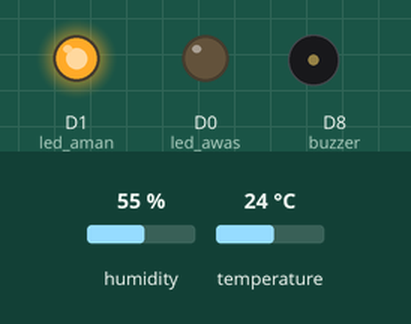
The sketch below on a simulated ESP8266 (NodeMCU). Shown: output pins drawn as LEDs (lit = HIGH), buzzer (waves = sounding, pin HIGH). Inputs (shaded band) come from the test bench; at power-on: temperature 24 °C, humidity 55 %. WiFi joins after 1.5 s; servers stay silent unless stated; uploads are accepted with an empty reply; what the sketch prints to the serial monitor is not drawn.

Above: at 4.6 s.
4.7 s: temperature set to 26.3 °C
8.1 s: temperature set to 27.8 °C
At 18.6 s:
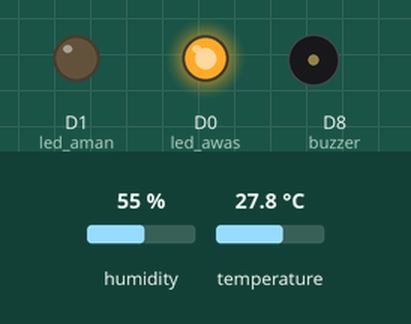
18.9 s: temperature set to 12 °C
At 19.45 s:
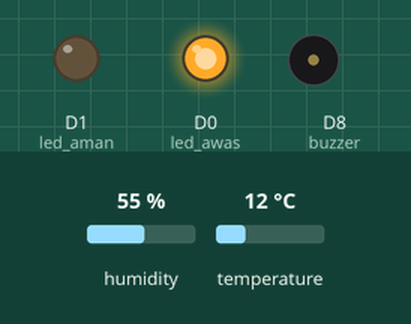
23.3 s: temperature set to 28 °C
At 27.49 s:
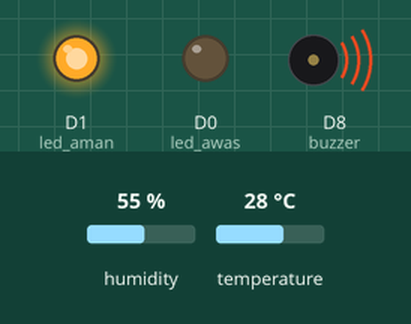
Timing chart, 0 to 30.2 s (numbered marks = the images above; inputs shaded):
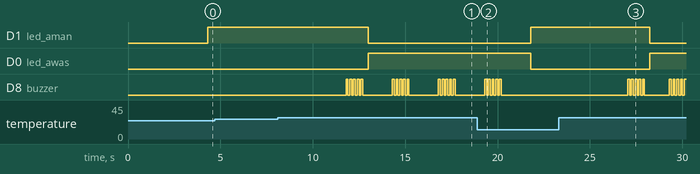

Measured:
- the behaviour switches between 27 and 27.1 °C on temperature (found by bisection; images 0 and 1)
- after the input at 4.7 s, every drawn part: stays the same
- after the input at 8.1 s, D1 (led_aman): HIGH → LOW after 4.9 s; D0 (led_awas): LOW → HIGH after 4.9 s; D8 (buzzer): LOW → HIGH after 3.7 s, then repeats every 2.5 s: 4 × (LOW 0.10 s, HIGH 0.10 s), LOW 1.6 s, HIGH 0.10 s
- after the input at 18.9 s, D1 (led_aman): LOW → HIGH after 2.9 s; D0 (led_awas): HIGH → LOW after 2.9 s; D8 (buzzer): goes on until 20.2 s, then stays LOW
- after the input at 23.3 s, D1 (led_aman): HIGH → LOW after 4.9 s; D0 (led_awas): LOW → HIGH after 4.9 s; D8 (buzzer): goes 4 × (HIGH 0.10 s, LOW 0.10 s), HIGH 0.10 s, LOW 1.4 s, 4 × (HIGH 0.10 s, LOW 0.10 s), then HIGH, starting after 3.7 s

The sketch:

SC_Arduino-Monitoring_Suhu-Notif_Telegram__Blynk_dan_Web.ino
```cpp
// Tagar notifikasi sensor suhu dengan web dan telegram
// token untuk ID Blynk
#define BLYNK_TEMPLATE_ID "TMPL6cmLpYKJr"
#define BLYNK_TEMPLATE_NAME "Monitoring Suhu Server NOC"
#define BLYNK_AUTH_TOKEN "EMOXfvUMlicJCvVLd0frx0YZEmcn94jh"
#define BLYNK_PRINT Serial
//---------------------------------------------------
#include <ESP8266WiFi.h>
#include <ESP8266HTTPClient.h>
#include <WiFiClientSecure.h>
#include <UniversalTelegramBot.h>
#include <BlynkSimpleEsp8266.h>
#include "DHT.h"
//---------------------------------------------------
#define DHTPIN D4
#define DHTTYPE DHT22  //DHT11
//---------------------------------------------------
DHT dht(DHTPIN, DHTTYPE);
BlynkTimer timer;
//---------------------------------------------------
int buzzer = D8; //kita menggunakan pin 5 untuk buzzer indikator suara alarm
int led_awas = D0; //kita menggunakan pin 5 untuk led merah indikator awas
int led_aman = D1; //kita menggunakan pin 4 untuk led hijau indikator aman
// Koneksi WIFI
char ssid[] = "UMM-ICT";     // diisi nama wifi
char password[] = "UMM.1964"; // diisi password wifi
char auth[] = BLYNK_AUTH_TOKEN;
//masukan domain http://www.example.com/sensordata.php
const char* SERVER_NAME = "http://suhu.umm.ac.id/sensordata.php";
//API harus disamakan dengan yg ada di config.php
String PROJECT_API_KEY = "hello world";

// ID Telegram untuk BOT
#define BOTtoken "6278281775:AAF-OrIWLbRZn96JZ5fklZsHJ9EogCwirrk" // diisi Token Bot (Dapat dari Telegram Botfather) //DivjarSuhu_bot
//-----------------------------------------------------
WiFiClientSecure client;
UniversalTelegramBot bot(BOTtoken, client);

//memeriksa pesan baru setiap 1 detik.
int botRequestDelay = 1000;
unsigned long lastTimeBotRan;
//-------------------------------------------------------------------
//Send an HTTP POST request every 30 seconds
unsigned long lastMillis = 0;
long interval = 5000;
//-------------------------------------------------------------------


//-------------------------------------------------------------------
void setup(){
  Serial.begin(115200);
  Blynk.begin(auth, ssid, password);
  // bisa konfigurasi spesifik server:
  //Blynk.begin(auth, ssid, pass, "blynk.cloud", 80);
  //Blynk.begin(auth, ssid, pass, IPAddress(192,168,1,100), 8080);

  dht.begin();
  pinMode(buzzer, OUTPUT); //mengatur buzzer sebagai OUTPUT
  pinMode(led_awas, OUTPUT); //mengatur led sebagai OUTPUT
  pinMode(led_aman, OUTPUT); //mengatur led sebagai OUTPUT
  timer.setInterval(2500L, sendSensor);

Serial.begin(115200);
  dht.begin();
  // Ini adalah cara paling sederhana agar ini berfungsi
  // jika Anda menyampaikan informasi sensitif, atau mengendalikan
  // sesuatu yang penting, silakan gunakan certStore atau di
  // paling sedikit klien.setFingerPrint
  client.setInsecure();

  // Atur WiFi ke mode stasiun dan putuskan sambungan dari AP sebelumnya
  // connected
  WiFi.mode(WIFI_STA);
  WiFi.disconnect();
  delay(100);

  // Mencoba terhubung ke jaringan:
  Serial.print("Connecting Wifi: ");
  Serial.println(ssid);
  WiFi.begin(ssid, password);

  while (WiFi.status() != WL_CONNECTED) {
    Serial.print(".");
    delay(500);
  }

  Serial.println("");
  Serial.println("WiFi connected");
  Serial.print("IP address: ");
  Serial.println(WiFi.localIP());

}
//-------------------------------------------------------------------
void loop() {
  Blynk.run();
  timer.run();
  int t = dht.readTemperature();
  int h = dht.readHumidity();
  if (millis() > lastTimeBotRan + botRequestDelay)  {
    int numNewMessages = bot.getUpdates(bot.last_message_received + 1);

    while(numNewMessages) {
      Serial.println("got response");
      handleNewMessages(numNewMessages);
      numNewMessages = bot.getUpdates(bot.last_message_received + 1);
    }

    if(WiFi.status()== WL_CONNECTED){
    if(millis() - lastMillis > interval) {
       //Send an HTTP POST request every interval seconds
       upload_temperature();

    lastTimeBotRan = millis();
    }
  }
}
}
//--------------------------------------
void upload_temperature()
{
  //--------------------------------------------------------------------------------
  //Sensor readings may also be up to 2 seconds 'old' (its a very slow sensor)
  //Read temperature as Celsius (the default)
  float t = dht.readTemperature();

  float h = dht.readHumidity();

  if (isnan(h) || isnan(t)) {
    Serial.println(F("Failed to read from DHT sensor!"));
    return;
  }

  //Compute heat index in Celsius (isFahreheit = false)
  float hic = dht.computeHeatIndex(t, h, false);
  //--------------------------------------------------------------------------------
  //°C
  String humidity = String(h, 2);
  String temperature = String(t, 2);
  String heat_index = String(hic, 2);

  Serial.println("Temperature: "+temperature);
  Serial.println("Humidity: "+humidity);
  //Serial.println(heat_index);
  Serial.println("--------------------------");
  //--------------------------------------------------------------------------------
  //HTTP POST request data
  String temperature_data;
  temperature_data = "api_key="+PROJECT_API_KEY;
  temperature_data += "&temperature="+temperature;
  temperature_data += "&humidity="+humidity;

  Serial.print("temperature_data: ");
  Serial.println(temperature_data);
  //--------------------------------------------------------------------------------

  WiFiClient client;
  HTTPClient http;

  http.begin(client, SERVER_NAME);
  // Specify content-type header
  http.addHeader("Content-Type", "application/x-www-form-urlencoded");
  // Send HTTP POST request
  int httpResponseCode = http.POST(temperature_data);
  //--------------------------------------------------------------------------------
  // If you need an HTTP request with a content type:
  //application/json, use the following:
  //http.addHeader("Content-Type", "application/json");
  //temperature_data = "{\"api_key\":\""+PROJECT_API_KEY+"\",";
  //temperature_data += "\"temperature\":\""+temperature+"\",";
  //temperature_data += "\"humidity\":\""+humidity+"\"";
  //temperature_data += "}";
  //int httpResponseCode = http.POST(temperature_data);
  //--------------------------------------------------------------------------------
  // If you need an HTTP request with a content type: text/plain
  //http.addHeader("Content-Type", "text/plain");
  //int httpResponseCode = http.POST("Hello, World!");
  //--------------------------------------------------------------------------------
  Serial.print("HTTP Response code: ");
  Serial.println(httpResponseCode);

  // Free resources
  http.end();
  }
//-------------------------------------------------------------------
void sendSensor(){
  float h = dht.readHumidity();
  float t = dht.readTemperature(); // atau dht.readTemperature(true) untuk Fahrenheit //(-2 untuk kalibrasi sensor)
  if (isnan(h) || isnan(t)) {
    Serial.println("SENSOR TIDAK TERBACA!!!");
    return;
  }

  Blynk.virtualWrite(V1, h);
  Blynk.virtualWrite(V0, t);
  Serial.print("Temperature : ");
  Serial.print(t);
  Serial.print("    Humidity : ");
  Serial.println(h);


//if(t > 27){
    //Blynk.email("tagaralaziis@gmail.com", "Alert", "Temperature over 28C!"); // untuk notifikasi email
// Blynk.logEvent("temp_alert","Temp above 27 degrees");
// }


if ( h > 95.00){      //jika kelembapan lebih besar dari 95.00
     digitalWrite(buzzer, HIGH);   //buzzer menyala
     delay (100);
     digitalWrite(buzzer, LOW);
     delay (100);
     digitalWrite(buzzer, HIGH);   //buzzer menyala
     delay (100);
     digitalWrite(buzzer, LOW);
     delay (100);
     digitalWrite(buzzer, HIGH);   //buzzer menyala
     delay (100);
     digitalWrite(buzzer, LOW);
     delay (100);
     digitalWrite(buzzer, HIGH);   //buzzer menyala
     delay (100);
     digitalWrite(buzzer, LOW);
     delay (100);
     digitalWrite(buzzer, HIGH);   //buzzer menyala
     delay (100);
     digitalWrite(buzzer, LOW);
     delay (300);

      digitalWrite(led_awas, HIGH);   //led merah menyala
      digitalWrite(led_aman, LOW);    //led hijau mati
       }

 else if( t > 27.00){         //jika suhu lebih besar dari 27.00
     digitalWrite(buzzer, HIGH);   //buzzer menyala
     delay (100);
     digitalWrite(buzzer, LOW);
     delay (100);
     digitalWrite(buzzer, HIGH);   //buzzer menyala
     delay (100);
     digitalWrite(buzzer, LOW);
     delay (100);
     digitalWrite(buzzer, HIGH);   //buzzer menyala
     delay (100);
     digitalWrite(buzzer, LOW);
     delay (100);
     digitalWrite(buzzer, HIGH);   //buzzer menyala
     delay (100);
     digitalWrite(buzzer, LOW);
     delay (100);
     digitalWrite(buzzer, HIGH);   //buzzer menyala
     delay (100);
     digitalWrite(buzzer, LOW);
     delay (300);

     digitalWrite(led_awas, HIGH);   //led merah menyala
     digitalWrite(led_aman, LOW);    //led hijau mati
     }

 else{                              //jika tidak
     digitalWrite(buzzer, LOW);    //buzzer mati
     digitalWrite(led_aman, HIGH); //led hijau menyala
     digitalWrite(led_awas, LOW);  //led merah mati
      }
}


//-------------------------------------------------------------------
void handleNewMessages(int numNewMessages) {
  Serial.println("handleNewMessages");
  Serial.println(String(numNewMessages));

  for (int i=0; i<numNewMessages; i++) {
    String chat_id = String(bot.messages[i].chat_id);
    String text = bot.messages[i].text;

    String from_name = bot.messages[i].from_name;
    if (from_name == "") from_name = "Guest";

    //Cek Pembacaan Sensor DHT11
    if (text == "/suhu") {
      int t = dht.readTemperature(); //(-2 untuk kalibrasi sensor)
       String temp = "● Suhu NOC : ";
       temp += int(t);
       temp +=" °C\n";

      bot.sendMessage(chat_id,temp, "");
    }
    if (text == "/kelembapan") {
      int h = dht.readHumidity();
       String temp = "● Kelembaban NOC : ";
       temp += int(h);
       temp += " %";

      bot.sendMessage(chat_id,temp, "");
    }

    //Cek Command untuk setiap aksi
    if (text == "/start") {
      String welcome = "Hi " + from_name + ", pilih pengecekan:\n";
      welcome += "🌡️ /suhu  (Status Suhu)\n";
      welcome += "💧 /kelembapan (Status Kelembapan)\n";
      bot.sendMessage(chat_id, welcome, "Markdown");
    }
  }
}
```
